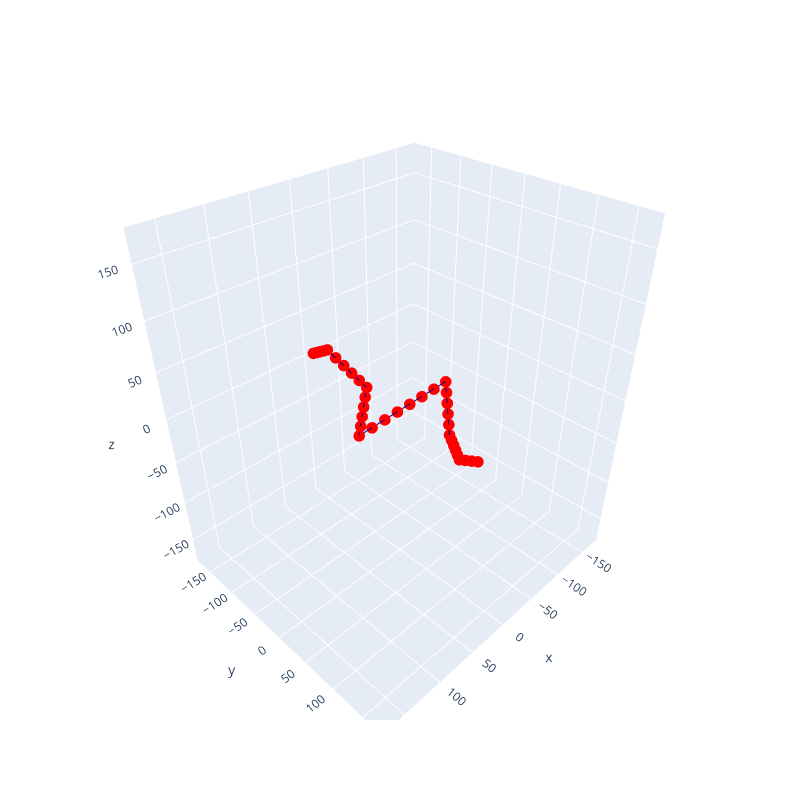

Notebook code cell kept with this figure:
### Code cell
A = {'phi1': 60, 'phi2': -70, 'phi3': 60}
P1 = {'phi1': 70, 'phi2': -30, 'phi3': 80}
Q1 = {'phi1': 30, 'phi2': -20, 'phi3': 30}
R1 = {'phi1': 50, 'phi2': -10, 'phi3': -10}
R2 = {'phi1': -60, 'phi2': 10, 'phi3': 10}
Q2 = {'phi1': -50, 'phi2': 30, 'phi3': -40}
P2 = {'phi1': -80, 'phi2': 20, 'phi3': -90}
B = {'phi1': -70, 'phi2': 60, 'phi3': -70}
points1 = generateInterpolation(np.array(list(A.values())),
                                np.array(list(P1.values())),
                                4, False)
points2 = generateInterpolation(np.array(list(P1.values())),
                                np.array(list(Q1.values())),
                                5, False)
points3 = generateInterpolation(np.array(list(Q1.values())),
                                np.array(list(R1.values())),
                                5, False)
points4 = generateInterpolation(np.array(list(R1.values())),
                                np.array(list(R2.values())),
                                7, False)
points5 = generateInterpolation(np.array(list(R2.values())),
                                np.array(list(Q2.values())),
                                5, False)
points6 = generateInterpolation(np.array(list(Q2.values())),
                                np.array(list(P2.values())),
                                5, False)
points7 = generateInterpolation(np.array(list(P2.values())),
                                np.array(list(B.values())),
                                4, True)
points = np.concatenate((points1, points2, points3, points4, points5, points6, points7), axis=0).transpose()
np.savetxt('initial_path2.txt', points.transpose(), fmt='%15.10f')
print(points)
data=go.Scatter3d(x=points[0], y=points[1], z=points[2],
                  marker=dict(size=4, color='red'),
                  line=dict(color='darkblue', width=2))
layout = go.Layout(autosize=False, width=800, height=800, 
                   scene=dict(xaxis=dict(range=[-180,180]),
                              yaxis=dict(range=[-180,180]),
                              zaxis=dict(range=[-180,180])))
fig = go.Figure(data=data, layout=layout)
plotly.offline.iplot(fig)

### Figure 1 — Plotly figure (JSON) as saved in the notebook; plotly's stock layout.template omitted (floating-point values rounded to 4 significant figures)
{"data": [{"line": {"color": "darkblue", "width": 2}, "marker": {"color": "red", "size": 4}, "type": "scatter3d", "x": [60, 62.5, 65, 67.5, 70, 62, 54, 46, 38, 30, 34, 38, 42, 46, 50, 34.29, 18.57, 2.857, -12.86, -28.57, -44.29, -60, -58, -56, -54, -52, -50, -56, -62, -68, -74, -80, -76.67, -73.33, -70], "y": [-70, -60, -50, -40, -30, -28, -26, -24, -22, -20, -18, -16, -14, -12, -10, -7.143, -4.286, -1.429, 1.429, 4.286, 7.143, 10, 14, 18, 22, 26, 30, 28, 26, 24, 22, 20, 33.33, 46.67, 60], "z": [60, 65, 70, 75, 80, 70, 60, 50, 40, 30, 22, 14, 6.0, -2, -10, -7.143, -4.286, -1.429, 1.429, 4.286, 7.143, 10, 0, -10, -20.0, -30, -40, -50, -60, -70, -80, -90, -83.33, -76.67, -70]}], "layout": {"autosize": false, "height": 800, "scene": {"xaxis": {"range": [-180, 180]}, "yaxis": {"range": [-180, 180]}, "zaxis": {"range": [-180, 180]}}, "width": 800}}
